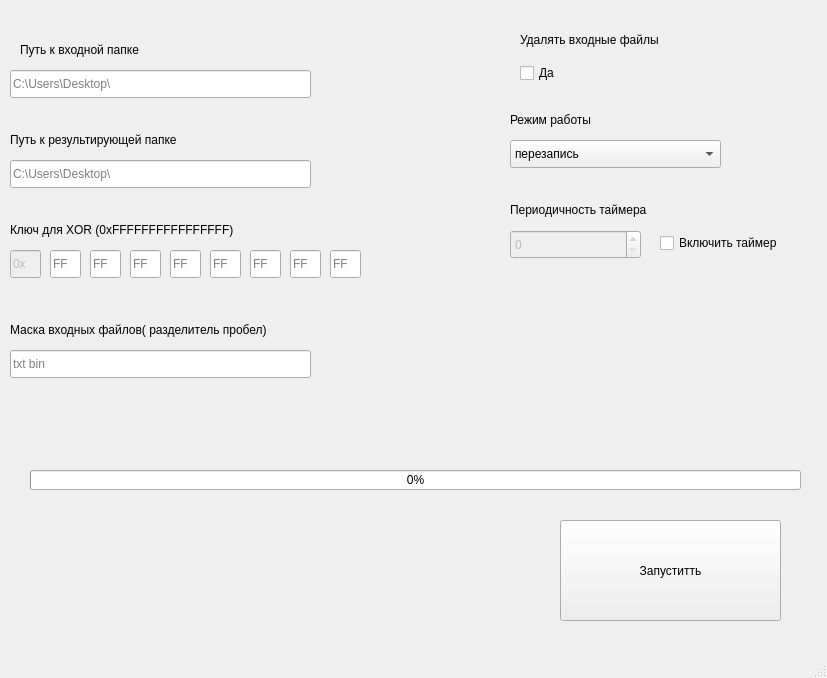
<?xml version="1.0" encoding="UTF-8"?>
<ui version="4.0">
 <class>MainWindow</class>
 <widget class="QMainWindow" name="MainWindow">
  <property name="geometry">
   <rect>
    <x>0</x>
    <y>0</y>
    <width>827</width>
    <height>678</height>
   </rect>
  </property>
  <property name="windowTitle">
   <string>MainWindow</string>
  </property>
  <widget class="QWidget" name="centralwidget">
   <widget class="QLineEdit" name="le_fin">
    <property name="geometry">
     <rect>
      <x>10</x>
      <y>70</y>
      <width>301</width>
      <height>28</height>
     </rect>
    </property>
    <property name="placeholderText">
     <string>C:\Users\Desktop\</string>
    </property>
   </widget>
   <widget class="QCheckBox" name="cb_delete_file">
    <property name="geometry">
     <rect>
      <x>520</x>
      <y>60</y>
      <width>93</width>
      <height>26</height>
     </rect>
    </property>
    <property name="text">
     <string>Да</string>
    </property>
   </widget>
   <widget class="QLineEdit" name="le_fout">
    <property name="geometry">
     <rect>
      <x>10</x>
      <y>160</y>
      <width>301</width>
      <height>28</height>
     </rect>
    </property>
    <property name="placeholderText">
     <string>C:\Users\Desktop\</string>
    </property>
   </widget>
   <widget class="QPushButton" name="pushButton">
    <property name="geometry">
     <rect>
      <x>560</x>
      <y>520</y>
      <width>221</width>
      <height>101</height>
     </rect>
    </property>
    <property name="text">
     <string>Запуститть</string>
    </property>
   </widget>
   <widget class="QComboBox" name="cb_rewrite_mode">
    <property name="geometry">
     <rect>
      <x>510</x>
      <y>140</y>
      <width>211</width>
      <height>28</height>
     </rect>
    </property>
    <item>
     <property name="text">
      <string>перезапись</string>
     </property>
    </item>
    <item>
     <property name="text">
      <string>счетчик к имени файла</string>
     </property>
    </item>
   </widget>
   <widget class="QSpinBox" name="sp_timer">
    <property name="enabled">
     <bool>false</bool>
    </property>
    <property name="geometry">
     <rect>
      <x>510</x>
      <y>230</y>
      <width>131</width>
      <height>29</height>
     </rect>
    </property>
   </widget>
   <widget class="QLineEdit" name="le_key">
    <property name="enabled">
     <bool>false</bool>
    </property>
    <property name="geometry">
     <rect>
      <x>10</x>
      <y>250</y>
      <width>31</width>
      <height>28</height>
     </rect>
    </property>
    <property name="text">
     <string>0x</string>
    </property>
    <property name="placeholderText">
     <string/>
    </property>
   </widget>
   <widget class="QProgressBar" name="progressBar">
    <property name="geometry">
     <rect>
      <x>30</x>
      <y>470</y>
      <width>771</width>
      <height>20</height>
     </rect>
    </property>
    <property name="sizePolicy">
     <sizepolicy hsizetype="Fixed" vsizetype="Fixed">
      <horstretch>0</horstretch>
      <verstretch>0</verstretch>
     </sizepolicy>
    </property>
    <property name="value">
     <number>0</number>
    </property>
   </widget>
   <widget class="QLabel" name="label_2">
    <property name="geometry">
     <rect>
      <x>20</x>
      <y>40</y>
      <width>161</width>
      <height>20</height>
     </rect>
    </property>
    <property name="text">
     <string>Путь к входной папке</string>
    </property>
   </widget>
   <widget class="QLabel" name="label_3">
    <property name="geometry">
     <rect>
      <x>10</x>
      <y>130</y>
      <width>221</width>
      <height>20</height>
     </rect>
    </property>
    <property name="text">
     <string>Путь к результирующей папке</string>
    </property>
   </widget>
   <widget class="QLabel" name="label_4">
    <property name="geometry">
     <rect>
      <x>10</x>
      <y>220</y>
      <width>251</width>
      <height>20</height>
     </rect>
    </property>
    <property name="text">
     <string>Ключ для XOR (0xFFFFFFFFFFFFFFFF)</string>
    </property>
   </widget>
   <widget class="QLabel" name="label_6">
    <property name="geometry">
     <rect>
      <x>520</x>
      <y>30</y>
      <width>221</width>
      <height>20</height>
     </rect>
    </property>
    <property name="text">
     <string>Удалять входные файлы</string>
    </property>
   </widget>
   <widget class="QLabel" name="label_7">
    <property name="geometry">
     <rect>
      <x>510</x>
      <y>110</y>
      <width>121</width>
      <height>20</height>
     </rect>
    </property>
    <property name="text">
     <string>Режим работы</string>
    </property>
   </widget>
   <widget class="QLabel" name="label_8">
    <property name="geometry">
     <rect>
      <x>510</x>
      <y>200</y>
      <width>221</width>
      <height>20</height>
     </rect>
    </property>
    <property name="text">
     <string>Периодичность таймера</string>
    </property>
   </widget>
   <widget class="QLineEdit" name="le_mask">
    <property name="geometry">
     <rect>
      <x>10</x>
      <y>350</y>
      <width>301</width>
      <height>28</height>
     </rect>
    </property>
    <property name="text">
     <string/>
    </property>
    <property name="placeholderText">
     <string>txt bin</string>
    </property>
   </widget>
   <widget class="QLabel" name="label_5">
    <property name="geometry">
     <rect>
      <x>10</x>
      <y>320</y>
      <width>331</width>
      <height>20</height>
     </rect>
    </property>
    <property name="text">
     <string>Маска входных файлов( разделитель пробел)</string>
    </property>
   </widget>
   <widget class="QCheckBox" name="cb_timer">
    <property name="geometry">
     <rect>
      <x>660</x>
      <y>230</y>
      <width>161</width>
      <height>26</height>
     </rect>
    </property>
    <property name="text">
     <string>Включить таймер</string>
    </property>
   </widget>
   <widget class="QLineEdit" name="le_key_1">
    <property name="geometry">
     <rect>
      <x>50</x>
      <y>250</y>
      <width>31</width>
      <height>28</height>
     </rect>
    </property>
    <property name="placeholderText">
     <string>FF</string>
    </property>
   </widget>
   <widget class="QLineEdit" name="le_key_2">
    <property name="geometry">
     <rect>
      <x>90</x>
      <y>250</y>
      <width>31</width>
      <height>28</height>
     </rect>
    </property>
    <property name="placeholderText">
     <string>FF</string>
    </property>
   </widget>
   <widget class="QLineEdit" name="le_key_3">
    <property name="geometry">
     <rect>
      <x>130</x>
      <y>250</y>
      <width>31</width>
      <height>28</height>
     </rect>
    </property>
    <property name="placeholderText">
     <string>FF</string>
    </property>
   </widget>
   <widget class="QLineEdit" name="le_key_4">
    <property name="geometry">
     <rect>
      <x>170</x>
      <y>250</y>
      <width>31</width>
      <height>28</height>
     </rect>
    </property>
    <property name="placeholderText">
     <string>FF</string>
    </property>
   </widget>
   <widget class="QLineEdit" name="le_key_5">
    <property name="geometry">
     <rect>
      <x>210</x>
      <y>250</y>
      <width>31</width>
      <height>28</height>
     </rect>
    </property>
    <property name="placeholderText">
     <string>FF</string>
    </property>
   </widget>
   <widget class="QLineEdit" name="le_key_6">
    <property name="geometry">
     <rect>
      <x>250</x>
      <y>250</y>
      <width>31</width>
      <height>28</height>
     </rect>
    </property>
    <property name="placeholderText">
     <string>FF</string>
    </property>
   </widget>
   <widget class="QLineEdit" name="le_key_7">
    <property name="geometry">
     <rect>
      <x>290</x>
      <y>250</y>
      <width>31</width>
      <height>28</height>
     </rect>
    </property>
    <property name="placeholderText">
     <string>FF</string>
    </property>
   </widget>
   <widget class="QLineEdit" name="le_key_8">
    <property name="geometry">
     <rect>
      <x>330</x>
      <y>250</y>
      <width>31</width>
      <height>28</height>
     </rect>
    </property>
    <property name="placeholderText">
     <string>FF</string>
    </property>
   </widget>
   <widget class="QLabel" name="lb_status">
    <property name="geometry">
     <rect>
      <x>30</x>
      <y>430</y>
      <width>141</width>
      <height>31</height>
     </rect>
    </property>
    <property name="text">
     <string/>
    </property>
   </widget>
  </widget>
  <widget class="QMenuBar" name="menubar">
   <property name="geometry">
    <rect>
     <x>0</x>
     <y>0</y>
     <width>827</width>
     <height>21</height>
    </rect>
   </property>
  </widget>
  <widget class="QStatusBar" name="statusbar"/>
 </widget>
 <resources/>
 <connections/>
</ui>
